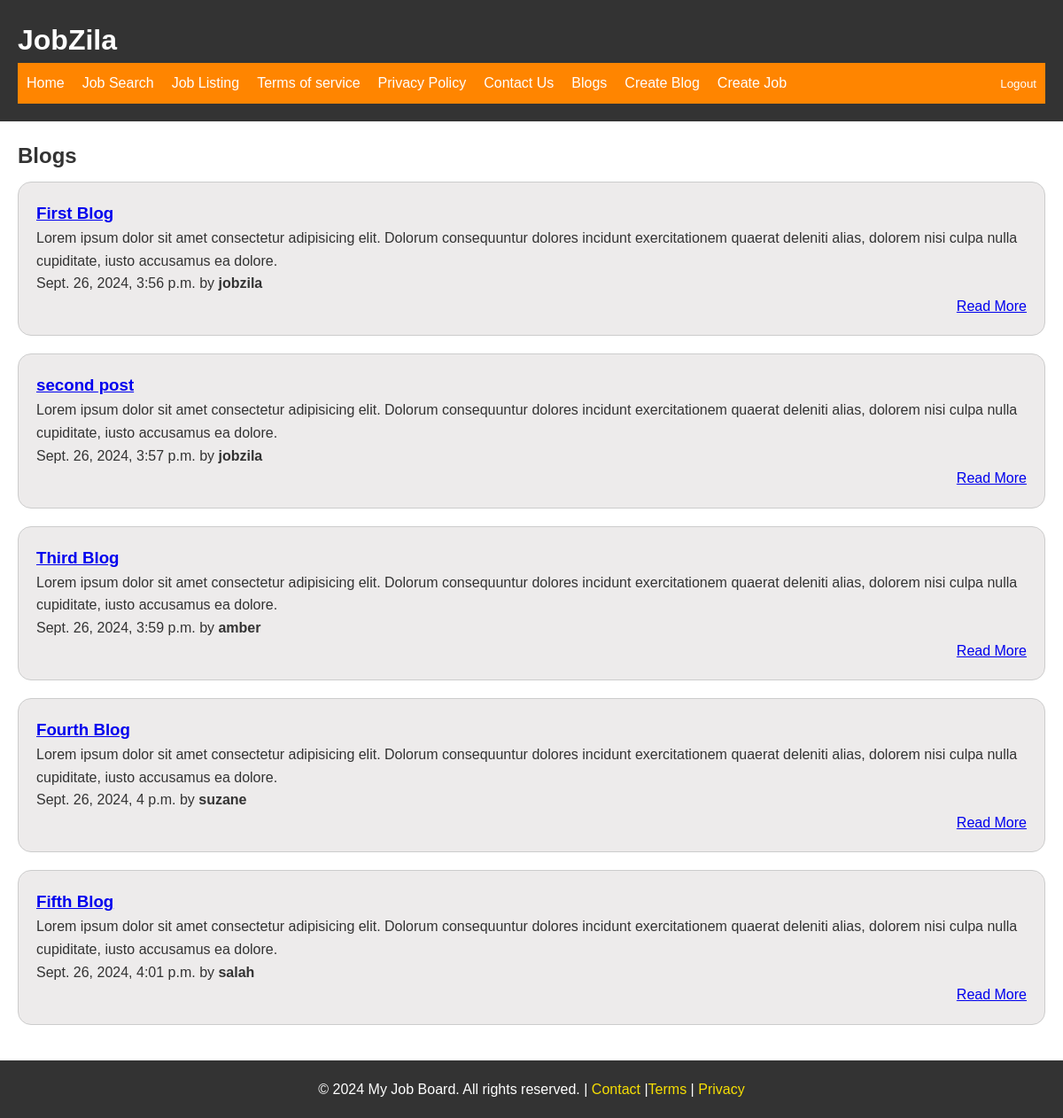
/blogs/ (signed in), run on the app's committed database.
### blogs/models.py (models this page shows, shortened)
class Blog(models.Model):
    title = models.CharField(max_length=90)
    body = models.TextField()
    slug = models.SlugField()
    link = models.URLField()
    date = models.DateTimeField(auto_now_add=True)
    author = models.ForeignKey(User, on_delete=models.CASCADE, default=None)
    banner = models.ImageField(default="", blank="True")

### blogs/views.py (the view)
# urls.py: path("", views.blogs, name="bloglist"),
def blogs(request):
    blogs = Blog.objects.all()
    return render(request, "blogs.html", {"blogs": blogs})

### blogs/templates/blogs.html
{% extends "masterpage.html" %} {% block title%} Jobzila Home{% endblock title%}
{% block maincontent %}
<section id="joblist-section">
    <h2>Blogs</h2>
    <div class="joblisting-div">
        {% for blog in blogs %}
        <div class="job-listing">
            <h3> <a href="{%url 'blogs:blogdetails' slug=blog.slug%}"> {{ blog.title }} </a></h3>
            <p>{{ blog.body }}</p>
            <p> {{ blog.date }} by <strong>{{blog.author}}</strong></p>
            <p class="learn-more"><a href="{%url 'blogs:blogdetails' slug=blog.slug%}">Read More</a></p>
        </div>
        {% empty %}
              <p>No blogs found.</p>
            {% endfor %}
    </div>
  </section>
{% endblock %}

### static/css/style.css (style rules this page uses)
* { margin: 0; padding: 0; }
body { font-family: 'Gill Sans', 'Gill Sans MT', Calibri, 'Trebuchet MS', sans-serif; font-size: 16px; line-height: 1.6; color: #333; }
#joblist-section { padding: 20px; }
#joblist-section h2 { margin-bottom: 10px; }
.job-listing { margin-bottom: 20px; border: 1px solid #ccc; padding: 20px; border-radius: 15px; background-color: #edebeb; }
.learn-more { text-align: right; }

### data on the page
Blog: title "First Blog", body "Lorem ipsum dolor sit amet consectetur adipisicing elit. Dolorum consequuntur dolores incidunt exercitationem quaerat deleniti alias, dolorem nisi culpa nulla cupiditate, iusto accusamus ea dolore.", date "Sept. 26, 2024, 3:56 p.m.", author "jobzila"
Blog: title "second post", body "Lorem ipsum dolor sit amet consectetur adipisicing elit. Dolorum consequuntur dolores incidunt exercitationem quaerat deleniti alias, dolorem nisi culpa nulla cupiditate, iusto accusamus ea dolore.", date "Sept. 26, 2024, 3:57 p.m.", author "jobzila"
Blog: title "Third Blog", body "Lorem ipsum dolor sit amet consectetur adipisicing elit. Dolorum consequuntur dolores incidunt exercitationem quaerat deleniti alias, dolorem nisi culpa nulla cupiditate, iusto accusamus ea dolore.", date "Sept. 26, 2024, 3:59 p.m.", author "amber"
Blog: title "Fourth Blog", body "Lorem ipsum dolor sit amet consectetur adipisicing elit. Dolorum consequuntur dolores incidunt exercitationem quaerat deleniti alias, dolorem nisi culpa nulla cupiditate, iusto accusamus ea dolore.", date "Sept. 26, 2024, 4 p.m.", author "suzane"
Blog: title "Fifth Blog", body "Lorem ipsum dolor sit amet consectetur adipisicing elit. Dolorum consequuntur dolores incidunt exercitationem quaerat deleniti alias, dolorem nisi culpa nulla cupiditate, iusto accusamus ea dolore.", date "Sept. 26, 2024, 4:01 p.m.", author "salah"
